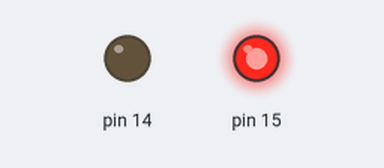
A sketch run on a simulated Arduino Mega 2560, built with avr-gcc and run on an emulated ATmega2560. On the bench: output pins drawn as LEDs (lit = HIGH).

Above: at 0.1 s.
Timing chart, 0 to 1.6 s (numbered marks = the images above):
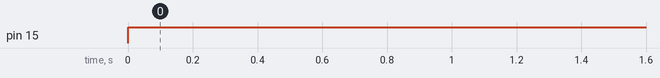

Measured:
- by itself, pin 15: LOW → HIGH at 0.00 s

The sketch:

sketch.ino
```cpp
void setup() {
  // put your setup code here, to run once:
volatile char *DDR_j;
DDR_j=(volatile char*)0x104;
*DDR_j=0xFF;
}

void loop() {
  // put your main code here, to run repeatedly:
volatile char *PORT_J;
PORT_J=(volatile char*)0x105;
*PORT_J=1;
}
```
